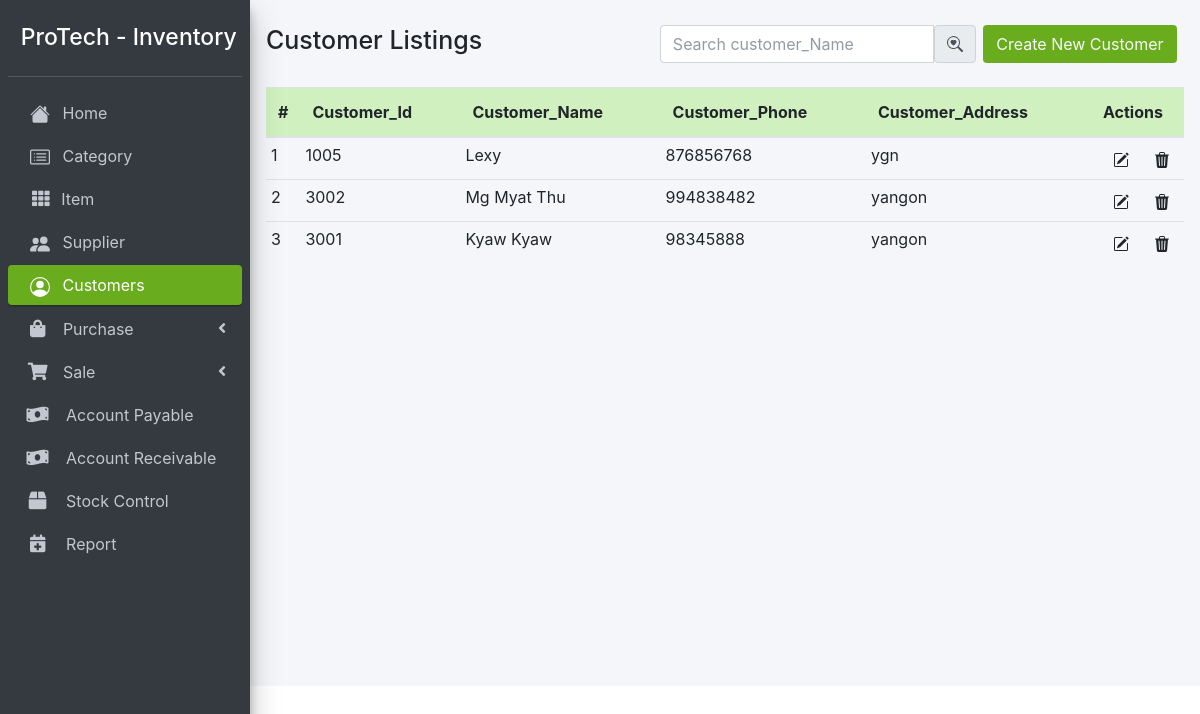
/customer.php, run on an earlier commit of the app's database.
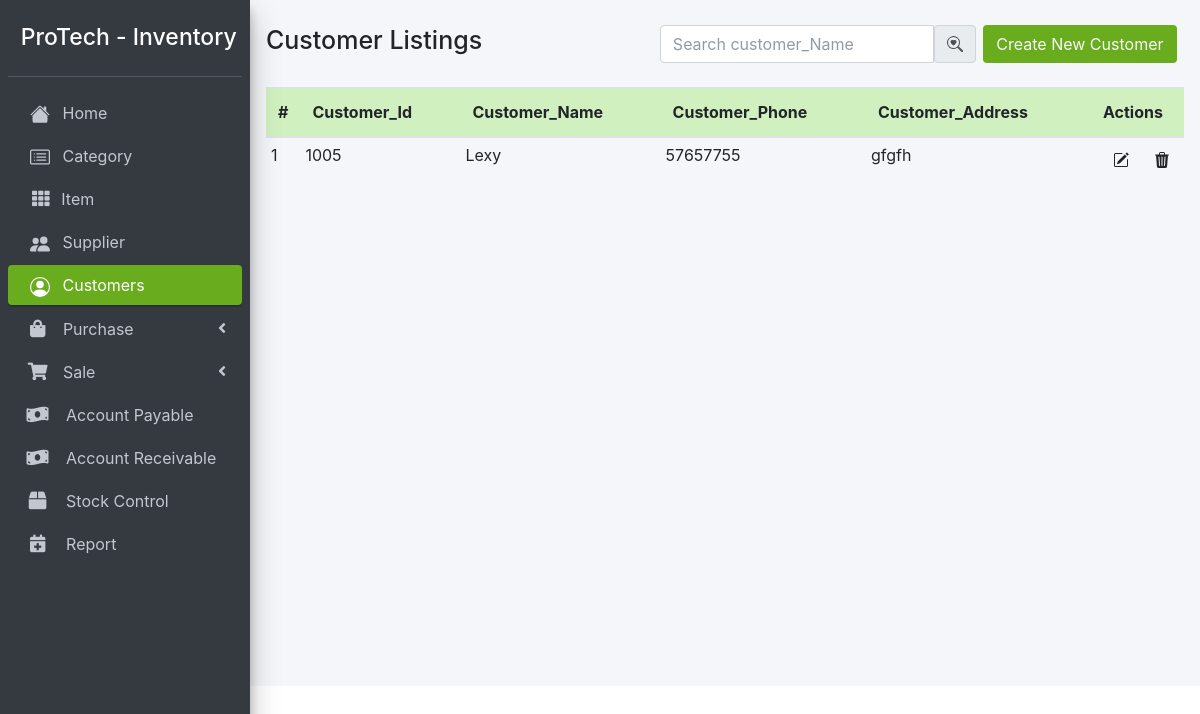
And on a later commit of the database.
### tables this page shows
CREATE TABLE `customer` (
  `id` int(11) NOT NULL,
  `customer_id` int(11) NOT NULL,
  `customer_name` varchar(255) NOT NULL,
  `customer_phone` int(11) NOT NULL,
  `customer_address` varchar(255) NOT NULL
);

### customer.php (the view, shortened to what this page needs)
<?php
  require '../Config/config.php';
?>
 <?php include 'header.php';?>
  <?php
    if (!empty($_GET['pageno'])) {
      $pageno = $_GET['pageno'];
    }else {
      $pageno = 1;
    }
    $numOfrecs = 5;
    $offset = ($pageno - 1) * $numOfrecs;
    if (empty($_POST['search'])) {
      $stmt = $pdo->prepare("SELECT * FROM customer ORDER BY id  DESC");
      $stmt->execute();
      $rawResult = $stmt->fetchAll();
      $stmt = $pdo->prepare("SELECT * FROM customer ORDER BY id DESC LIMIT $offset,$numOfrecs");
      $stmt->execute();
      $result = $stmt->fetchAll();
    }
   ?>
    <div class="col-md-12 px-3">
      <div class="d-flex mt-4 mb-4 justify-content-between">
        <div class="">
          <h1 class="card-title">Customer Listings</h1>
        </div>
        <div class="d-flex text-right">
          <div class="ml-1">
            <form class="" action="" method="post">
              <div class="input-group">
                <input type="text" class="form-control" placeholder="Search customer_Name" name="search">
                <button type="submit" class="input-group-text" id="basic-addon2">
                </button>
              </div>
            </form>
          </div>
          <div class="col">
            <a href="customer_add.php" type="button" class="btn btn-purple text-light">Create New Customer</a>
          </div>
        </div>
      </div>
        <div class="outer">
          <table class="table table-hover">
            <thead class="custom-thead">
              <tr>
                <th style="width: 10px">#</th>
                <th>Customer_Id</th>
                <th>Customer_Name</th>
                <th>Customer_Phone</th>
                <th>Customer_Address</th>
                <th style="width:40px;">Actions</th>
              </tr>
            </thead>
            <tbody>
              <?php
                if ($result) {
                  $id = 1;
                  foreach ($result as $value) {
               ?>
              <tr>
                <td><?php echo $id; ?></td>
                <td><?php echo $value['customer_id']; ?></td>
                <td><?php echo $value['customer_name'];?></td>
                <td><?php echo $value['customer_phone']; ?></td>
                <td><?php echo $value['customer_address']; ?></td>
                <td>
                  <div class="btn-group">
                    <div class="container">
                    <a href="customer_edit.php?id=<?php echo $value['id'];?>" type="button" class="btn btn-sm">
                    </a>
                    </div>
                    <div class="contaienr">
                    <a href="customer_delete.php?id=<?php echo $value['id'];?>" type="button" class="btn btn-sm"  onclick="return confirm('Are you sure you want to Delete?');">
                    </a>
                    </div>
                  </div>
                </td>
              </tr>
              <?php
                $id++;
                  }
                }
               ?>
            </tbody>
          </table>
      </div>
    </div>

What changed in the data, as far as the page shows it:
removed customer: customer "1005", customer_name "Lexy", customer_phone "876856768", customer_address "ygn"
removed customer: customer "3002", customer_name "Mg Myat Thu", customer_phone "994838482", customer_address "yangon"
removed customer: customer "3001", customer_name "Kyaw Kyaw", customer_phone "98345888", customer_address "yangon"
added customer: customer "1005", customer_name "Lexy", customer_phone "57657755", customer_address "gfgfh"
